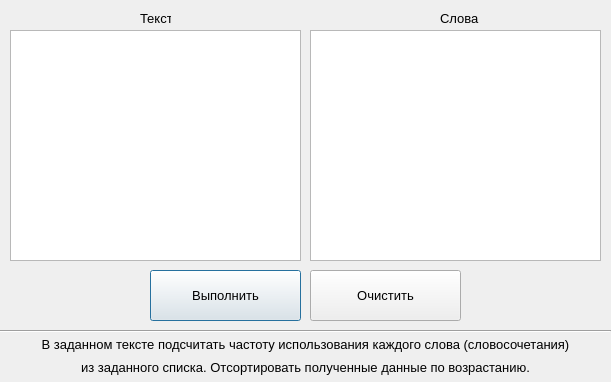
<?xml version="1.0" encoding="UTF-8"?>
<ui version="4.0">
 <class>Dialog</class>
 <widget class="QDialog" name="Dialog">
  <property name="geometry">
   <rect>
    <x>0</x>
    <y>0</y>
    <width>611</width>
    <height>382</height>
   </rect>
  </property>
  <property name="minimumSize">
   <size>
    <width>611</width>
    <height>373</height>
   </size>
  </property>
  <property name="maximumSize">
   <size>
    <width>611</width>
    <height>382</height>
   </size>
  </property>
  <property name="windowTitle">
   <string>Dialog</string>
  </property>
  <widget class="QTextEdit" name="textEdit_words">
   <property name="geometry">
    <rect>
     <x>310</x>
     <y>30</y>
     <width>291</width>
     <height>231</height>
    </rect>
   </property>
   <property name="font">
    <font>
     <family>Segoe UI</family>
     <pointsize>10</pointsize>
    </font>
   </property>
  </widget>
  <widget class="QTextEdit" name="textEdit_text">
   <property name="geometry">
    <rect>
     <x>10</x>
     <y>30</y>
     <width>291</width>
     <height>231</height>
    </rect>
   </property>
   <property name="font">
    <font>
     <family>Segoe UI</family>
     <pointsize>10</pointsize>
    </font>
   </property>
  </widget>
  <widget class="QLabel" name="label_1">
   <property name="geometry">
    <rect>
     <x>140</x>
     <y>10</y>
     <width>31</width>
     <height>16</height>
    </rect>
   </property>
   <property name="font">
    <font>
     <family>Segoe UI</family>
     <pointsize>10</pointsize>
    </font>
   </property>
   <property name="text">
    <string>Текст</string>
   </property>
  </widget>
  <widget class="QLabel" name="label_2">
   <property name="geometry">
    <rect>
     <x>440</x>
     <y>10</y>
     <width>41</width>
     <height>16</height>
    </rect>
   </property>
   <property name="font">
    <font>
     <family>Segoe UI</family>
     <pointsize>10</pointsize>
    </font>
   </property>
   <property name="text">
    <string>Слова</string>
   </property>
  </widget>
  <widget class="QPushButton" name="btn_solve">
   <property name="geometry">
    <rect>
     <x>150</x>
     <y>270</y>
     <width>151</width>
     <height>51</height>
    </rect>
   </property>
   <property name="font">
    <font>
     <family>Segoe UI</family>
     <pointsize>10</pointsize>
    </font>
   </property>
   <property name="text">
    <string>Выполнить</string>
   </property>
  </widget>
  <widget class="QPushButton" name="btn_clear">
   <property name="geometry">
    <rect>
     <x>310</x>
     <y>270</y>
     <width>151</width>
     <height>51</height>
    </rect>
   </property>
   <property name="font">
    <font>
     <family>Segoe UI</family>
     <pointsize>10</pointsize>
    </font>
   </property>
   <property name="text">
    <string>Очистить</string>
   </property>
  </widget>
  <widget class="QLabel" name="label_task_1">
   <property name="geometry">
    <rect>
     <x>10</x>
     <y>334</y>
     <width>591</width>
     <height>21</height>
    </rect>
   </property>
   <property name="font">
    <font>
     <family>Segoe UI</family>
     <pointsize>10</pointsize>
    </font>
   </property>
   <property name="text">
    <string>&lt;html&gt;&lt;head/&gt;&lt;body&gt;&lt;p&gt;В заданном тексте подсчитать частоту использования каждого слова (словосочетания)&lt;/p&gt;&lt;/body&gt;&lt;/html&gt;</string>
   </property>
   <property name="alignment">
    <set>Qt::AlignCenter</set>
   </property>
  </widget>
  <widget class="QLabel" name="label_task_2">
   <property name="geometry">
    <rect>
     <x>10</x>
     <y>357</y>
     <width>591</width>
     <height>20</height>
    </rect>
   </property>
   <property name="font">
    <font>
     <family>Segoe UI</family>
     <pointsize>10</pointsize>
    </font>
   </property>
   <property name="text">
    <string>из заданного списка. Отсортировать полученные данные по возрастанию.</string>
   </property>
   <property name="alignment">
    <set>Qt::AlignCenter</set>
   </property>
  </widget>
  <widget class="Line" name="line">
   <property name="geometry">
    <rect>
     <x>0</x>
     <y>323</y>
     <width>611</width>
     <height>16</height>
    </rect>
   </property>
   <property name="orientation">
    <enum>Qt::Horizontal</enum>
   </property>
  </widget>
 </widget>
 <resources/>
 <connections/>
</ui>
